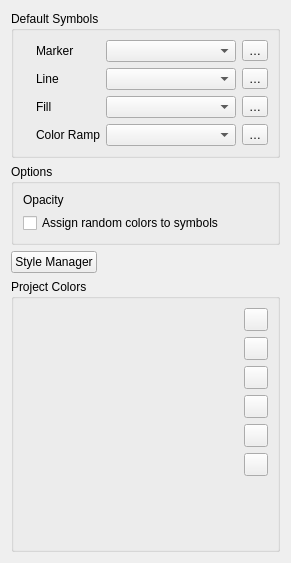
             <widget class="QWidget" name="scrollAreaWidgetContents_4">
              <property name="geometry">
               <rect>
                <x>0</x>
                <y>0</y>
                <width>291</width>
                <height>563</height>
               </rect>
              </property>
              <layout class="QVBoxLayout" name="verticalLayout_12">
               <item>
                <widget class="QgsCollapsibleGroupBox" name="groupBox">
                 <property name="title">
                  <string>Default Symbols</string>
                 </property>
                 <property name="syncGroup" stdset="0">
                  <string notr="true">projstyles</string>
                 </property>
                 <layout class="QGridLayout" name="gridLayout_11">
                  <property name="leftMargin">
                   <number>9</number>
                  </property>
                  <item row="0" column="5">
                   <widget class="QToolButton" name="pbtnStyleMarker">
                    <property name="toolTip">
                     <string>Edit symbol</string>
                    </property>
                    <property name="text">
                     <string>…</string>
                    </property>
                    <property name="icon">
                     <iconset resource="../../images/images.qrc">
                      <normaloff>:/images/themes/default/symbologyEdit.svg</normaloff>:/images/themes/default/symbologyEdit.svg</iconset>
                    </property>
                   </widget>
                  </item>
                  <item row="1" column="2">
                   <widget class="QLabel" name="lblStyleLine">
                    <property name="text">
                     <string>Line</string>
                    </property>
                    <property name="margin">
                     <number>5</number>
                    </property>
                   </widget>
                  </item>
                  <item row="3" column="0">
                   <widget class="QLabel" name="label_14">
                    <property name="sizePolicy">
                     <sizepolicy hsizetype="Fixed" vsizetype="Preferred">
                      <horstretch>0</horstretch>
                      <verstretch>0</verstretch>
                     </sizepolicy>
                    </property>
                    <property name="text">
                     <string/>
                    </property>
                    <property name="pixmap">
                     <pixmap resource="../../images/images.qrc">:/images/themes/default/styleicons/color.svg</pixmap>
                    </property>
                   </widget>
                  </item>
                  <item row="2" column="0">
                   <widget class="QLabel" name="pixStyleFill">
                    <property name="sizePolicy">
                     <sizepolicy hsizetype="Fixed" vsizetype="Preferred">
                      <horstretch>0</horstretch>
                      <verstretch>0</verstretch>
                     </sizepolicy>
                    </property>
                    <property name="text">
                     <string/>
                    </property>
                    <property name="pixmap">
                     <pixmap resource="../../images/images.qrc">:/images/themes/default/mIconPolygonLayer.svg</pixmap>
                    </property>
                   </widget>
                  </item>
                  <item row="1" column="5">
                   <widget class="QToolButton" name="pbtnStyleLine">
                    <property name="toolTip">
                     <string>Edit symbol</string>
                    </property>
                    <property name="text">
                     <string>…</string>
                    </property>
                    <property name="icon">
                     <iconset resource="../../images/images.qrc">
                      <normaloff>:/images/themes/default/symbologyEdit.svg</normaloff>:/images/themes/default/symbologyEdit.svg</iconset>
                    </property>
                   </widget>
                  </item>
                  <item row="1" column="0">
                   <widget class="QLabel" name="pixStyleLine">
                    <property name="sizePolicy">
                     <sizepolicy hsizetype="Fixed" vsizetype="Preferred">
                      <horstretch>0</horstretch>
                      <verstretch>0</verstretch>
                     </sizepolicy>
                    </property>
                    <property name="text">
                     <string/>
                    </property>
                    <property name="pixmap">
                     <pixmap resource="../../images/images.qrc">:/images/themes/default/mIconLineLayer.svg</pixmap>
                    </property>
                   </widget>
                  </item>
                  <item row="2" column="4">
                   <widget class="QComboBox" name="cboStyleFill">
                    <property name="sizePolicy">
                     <sizepolicy hsizetype="Expanding" vsizetype="Fixed">
                      <horstretch>0</horstretch>
                      <verstretch>0</verstretch>
                     </sizepolicy>
                    </property>
                    <property name="sizeAdjustPolicy">
                     <enum>QComboBox::AdjustToMinimumContentsLength</enum>
                    </property>
                   </widget>
                  </item>
                  <item row="3" column="2">
                   <widget class="QLabel" name="lblStyleColorRamp">
                    <property name="text">
                     <string>Color Ramp</string>
                    </property>
                    <property name="margin">
                     <number>5</number>
                    </property>
                   </widget>
                  </item>
                  <item row="0" column="4">
                   <widget class="QComboBox" name="cboStyleMarker">
                    <property name="sizePolicy">
                     <sizepolicy hsizetype="Expanding" vsizetype="Fixed">
                      <horstretch>0</horstretch>
                      <verstretch>0</verstretch>
                     </sizepolicy>
                    </property>
                    <property name="sizeAdjustPolicy">
                     <enum>QComboBox::AdjustToMinimumContentsLength</enum>
                    </property>
                   </widget>
                  </item>
                  <item row="0" column="0">
                   <widget class="QLabel" name="pixStyleMarker">
                    <property name="sizePolicy">
                     <sizepolicy hsizetype="Fixed" vsizetype="Preferred">
                      <horstretch>0</horstretch>
                      <verstretch>0</verstretch>
                     </sizepolicy>
                    </property>
                    <property name="text">
                     <string/>
                    </property>
                    <property name="pixmap">
                     <pixmap resource="../../images/images.qrc">:/images/themes/default/mIconPointLayer.svg</pixmap>
                    </property>
                   </widget>
                  </item>
                  <item row="0" column="2">
                   <widget class="QLabel" name="lblStyleMarker">
                    <property name="text">
                     <string>Marker</string>
                    </property>
                    <property name="margin">
                     <number>5</number>
                    </property>
                   </widget>
                  </item>
                  <item row="2" column="5">
                   <widget class="QToolButton" name="pbtnStyleFill">
                    <property name="toolTip">
                     <string>Edit symbol</string>
                    </property>
                    <property name="text">
                     <string>…</string>
                    </property>
                    <property name="icon">
                     <iconset resource="../../images/images.qrc">
                      <normaloff>:/images/themes/default/symbologyEdit.svg</normaloff>:/images/themes/default/symbologyEdit.svg</iconset>
                    </property>
                   </widget>
                  </item>
                  <item row="2" column="2">
                   <widget class="QLabel" name="lblStyleFill">
                    <property name="text">
                     <string>Fill</string>
                    </property>
                    <property name="margin">
                     <number>5</number>
                    </property>
                   </widget>
                  </item>
                  <item row="1" column="4">
                   <widget class="QComboBox" name="cboStyleLine">
                    <property name="sizePolicy">
                     <sizepolicy hsizetype="Expanding" vsizetype="Fixed">
                      <horstretch>0</horstretch>
                      <verstretch>0</verstretch>
                     </sizepolicy>
                    </property>
                    <property name="sizeAdjustPolicy">
                     <enum>QComboBox::AdjustToMinimumContentsLength</enum>
                    </property>
                   </widget>
                  </item>
                  <item row="3" column="4">
                   <widget class="QComboBox" name="cboStyleColorRamp">
                    <property name="sizePolicy">
                     <sizepolicy hsizetype="Expanding" vsizetype="Fixed">
                      <horstretch>0</horstretch>
                      <verstretch>0</verstretch>
                     </sizepolicy>
                    </property>
                    <property name="sizeAdjustPolicy">
                     <enum>QComboBox::AdjustToMinimumContentsLength</enum>
                    </property>
                   </widget>
                  </item>
                  <item row="3" column="5">
                   <widget class="QToolButton" name="pbtnStyleColorRamp">
                    <property name="toolTip">
                     <string>Edit symbol</string>
                    </property>
                    <property name="text">
                     <string>…</string>
                    </property>
                    <property name="icon">
                     <iconset resource="../../images/images.qrc">
                      <normaloff>:/images/themes/default/symbologyEdit.svg</normaloff>:/images/themes/default/symbologyEdit.svg</iconset>
                    </property>
                   </widget>
                  </item>
                 </layout>
                </widget>
               </item>
               <item>
                <widget class="QgsCollapsibleGroupBox" name="groupBox_2">
                 <property name="title">
                  <string>Options</string>
                 </property>
                 <property name="syncGroup" stdset="0">
                  <string notr="true">projstyles</string>
                 </property>
                 <layout class="QVBoxLayout" name="verticalLayout_18">
                  <item>
                   <layout class="QHBoxLayout" name="horizontalLayout_6" stretch="0,1">
                    <item>
                     <widget class="QLabel" name="label_27">
                      <property name="text">
                       <string>Opacity</string>
                      </property>
                     </widget>
                    </item>
                    <item>
                     <widget class="QgsOpacityWidget" name="mDefaultOpacityWidget" native="true">
                      <property name="focusPolicy">
                       <enum>Qt::StrongFocus</enum>
                      </property>
                     </widget>
                    </item>
                   </layout>
                  </item>
                  <item>
                   <widget class="QCheckBox" name="cbxStyleRandomColors">
                    <property name="text">
                     <string>Assign random colors to symbols</string>
                    </property>
                   </widget>
                  </item>
                 </layout>
                </widget>
               </item>
               <item>
                <layout class="QHBoxLayout" name="horizontalLayout_3">
                 <item>
                  <widget class="QPushButton" name="pbtnStyleManager">
                   <property name="text">
                    <string>Style Manager</string>
                   </property>
                   <property name="icon">
                    <iconset resource="../../images/images.qrc">
                     <normaloff>:/images/themes/default/mActionStyleManager.svg</normaloff>:/images/themes/default/mActionStyleManager.svg</iconset>
                   </property>
                  </widget>
                 </item>
                 <item>
                  <spacer name="horizontalSpacer">
                   <property name="orientation">
                    <enum>Qt::Horizontal</enum>
                   </property>
                   <property name="sizeHint" stdset="0">
                    <size>
                     <width>40</width>
                     <height>20</height>
                    </size>
                   </property>
                  </spacer>
                 </item>
                </layout>
               </item>
               <item>
                <widget class="QgsCollapsibleGroupBox" name="groupBox_7">
                 <property name="title">
                  <string>Project Colors</string>
                 </property>
                 <layout class="QGridLayout" name="gridLayout_12">
                  <item row="2" column="1">
                   <widget class="QToolButton" name="mButtonCopyColors">
                    <property name="toolTip">
                     <string>Copy colors</string>
                    </property>
                    <property name="text">
                     <string/>
                    </property>
                    <property name="icon">
                     <iconset resource="../../images/images.qrc">
                      <normaloff>:/images/themes/default/mActionEditCopy.svg</normaloff>:/images/themes/default/mActionEditCopy.svg</iconset>
                    </property>
                   </widget>
                  </item>
                  <item row="6" column="1">
                   <spacer name="verticalSpacer_12">
                    <property name="orientation">
                     <enum>Qt::Vertical</enum>
                    </property>
                    <property name="sizeHint" stdset="0">
                     <size>
                      <width>20</width>
                      <height>40</height>
                     </size>
                    </property>
                   </spacer>
                  </item>
                  <item row="0" column="1">
                   <widget class="QToolButton" name="mButtonAddColor">
                    <property name="toolTip">
                     <string>Add color</string>
                    </property>
                    <property name="text">
                     <string/>
                    </property>
                    <property name="icon">
                     <iconset resource="../../images/images.qrc">
                      <normaloff>:/images/themes/default/symbologyAdd.svg</normaloff>:/images/themes/default/symbologyAdd.svg</iconset>
                    </property>
                   </widget>
                  </item>
                  <item row="3" column="1">
                   <widget class="QToolButton" name="mButtonPasteColors">
                    <property name="toolTip">
                     <string>Paste colors</string>
                    </property>
                    <property name="text">
                     <string/>
                    </property>
                    <property name="icon">
                     <iconset resource="../../images/images.qrc">
                      <normaloff>:/images/themes/default/mActionEditPaste.svg</normaloff>:/images/themes/default/mActionEditPaste.svg</iconset>
                    </property>
                   </widget>
                  </item>
                  <item row="1" column="1">
                   <widget class="QToolButton" name="mButtonRemoveColor">
                    <property name="toolTip">
                     <string>Remove color</string>
                    </property>
                    <property name="text">
                     <string/>
                    </property>
                    <property name="icon">
                     <iconset resource="../../images/images.qrc">
                      <normaloff>:/images/themes/default/symbologyRemove.svg</normaloff>:/images/themes/default/symbologyRemove.svg</iconset>
                    </property>
                   </widget>
                  </item>
                  <item row="0" column="0" rowspan="8">
                   <widget class="QgsColorSchemeList" name="mTreeProjectColors" native="true"/>
                  </item>
                  <item row="4" column="1">
                   <widget class="QToolButton" name="mButtonImportColors">
                    <property name="toolTip">
                     <string>Import colors</string>
                    </property>
                    <property name="statusTip">
                     <string/>
                    </property>
                    <property name="text">
                     <string/>
                    </property>
                    <property name="icon">
                     <iconset resource="../../images/images.qrc">
                      <normaloff>:/images/themes/default/mActionFileOpen.svg</normaloff>:/images/themes/default/mActionFileOpen.svg</iconset>
                    </property>
                   </widget>
                  </item>
                  <item row="5" column="1">
                   <widget class="QToolButton" name="mButtonExportColors">
                    <property name="toolTip">
                     <string>Export colors</string>
                    </property>
                    <property name="text">
                     <string/>
                    </property>
                    <property name="icon">
                     <iconset resource="../../images/images.qrc">
                      <normaloff>:/images/themes/default/mActionFileSave.svg</normaloff>:/images/themes/default/mActionFileSave.svg</iconset>
                    </property>
                   </widget>
                  </item>
                 </layout>
                </widget>
               </item>
              </layout>
             </widget>
